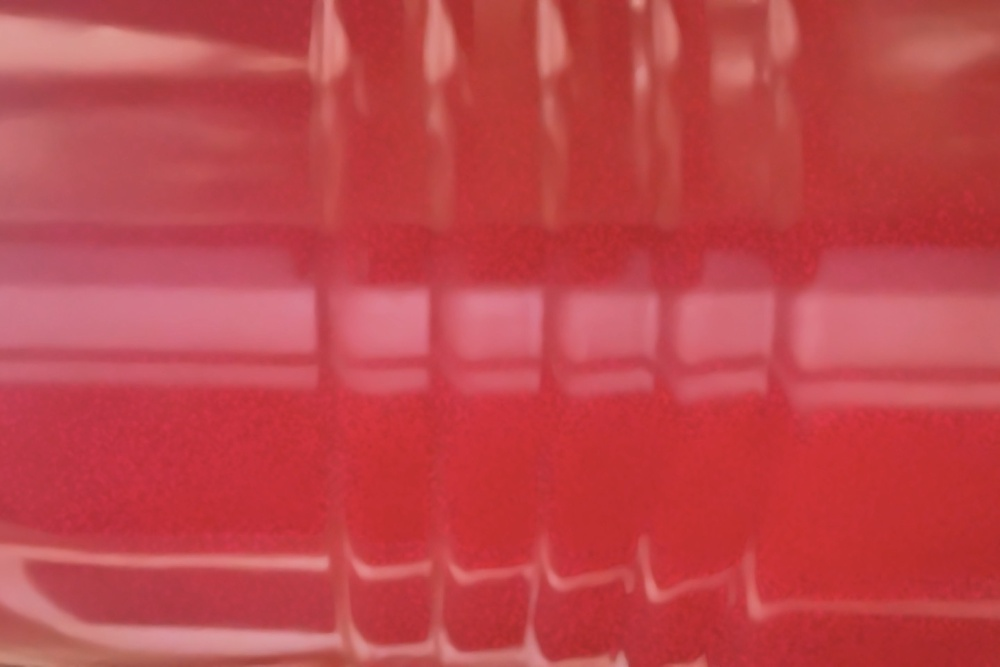
#> input picture images/redcup.jpg, 1000 x 667 px, shrunk from 1440 x 960 before the run
$ python colorscale.py
#> lines starting #> are read from the running program, lines starting #| are printed output that depends on the picture
# https://www.geeksforgeeks.org/python-opencv-cv2-cvtcolor-method/
# https://docs.opencv.org/4.x/df/d9d/tutorial_py_colorspaces.html

import cv2

image = cv2.imread("images/redcup.jpg")
#> image is the input picture: shape (667, 1000, 3); mean B, G, R 74.6, 69.2, 192.4

# converting BGR to RGB
image_hsv = cv2.cvtColor(image, cv2.COLOR_BGR2HSV)
#> image_hsv: shape (667, 1000, 3); mean H, S, V 116.7, 165.3, 192.4
image_gray = cv2.cvtColor(image, cv2.COLOR_BGR2GRAY)
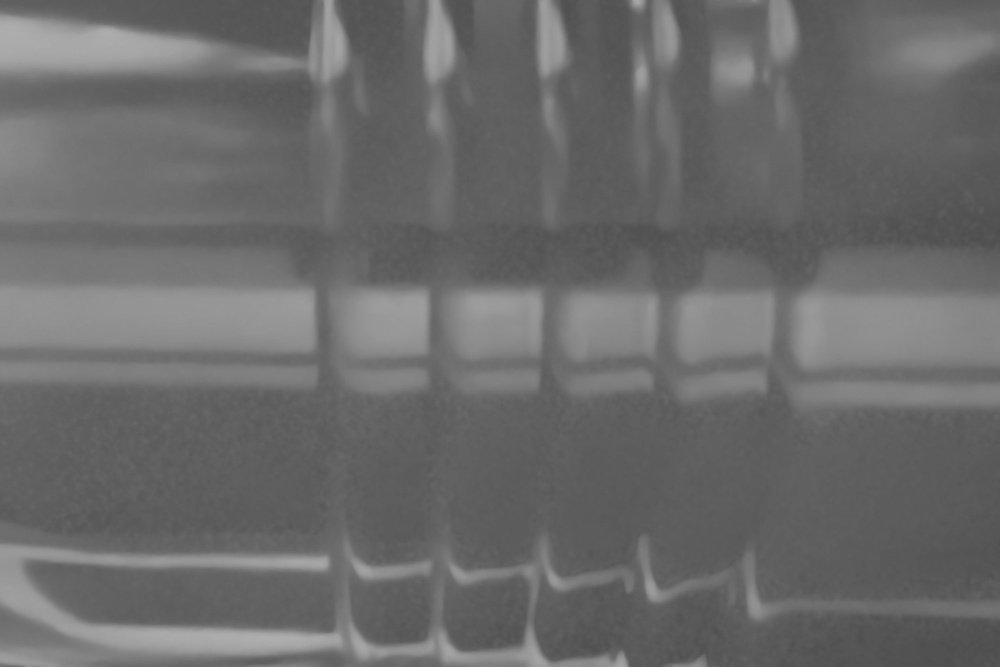
#> image_gray: shape (667, 1000); min 76, max 175, mean 106.7
image_rgb = cv2.cvtColor(image, cv2.COLOR_BGR2RGB)

cv2.imshow('HSV',image_hsv)
cv2.imshow('RGB',image_rgb)
cv2.imshow('Gray',image_gray)
cv2.waitKey(0)
cv2.destroyAllWindows()
